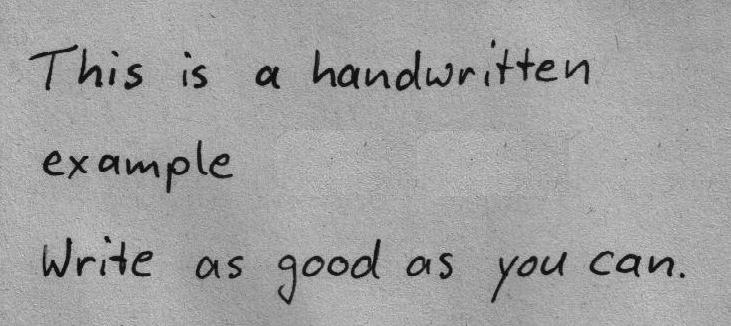
#> input picture Sample-handwritten-text-input-for-OCR.png, 731 x 326 px
$ python -i img2txt.py   (imports and definitions only)
#> lines starting #> are read from the running program, lines starting #| are printed output that depends on the picture; after the words box and inside, x2 and y2 are one past the last pixel; in counts of white or black regions, pixels touching at a corner belong together
from PIL import Image
import pytesseract
import cv2
import numpy as np

def ocr_core(filename):
    print(filename)
    img = cv2.imread(filename)
#> img is the input picture: shape (326, 731, 3); min 0, max 229, mean 161.1
    img = cv2.resize(img, None, fx=5, fy=5, interpolation=cv2.INTER_CUBIC)
#> img: shape (1630, 3655, 3)

    # Convert to gray
    img = cv2.cvtColor(img, cv2.COLOR_BGR2GRAY)
#> img: shape (1630, 3655)

    # Apply dilation and erosion to remove some noise
    kernel = np.ones((1, 1), np.uint8)
    img = cv2.dilate(img, kernel, iterations=3)
    img = cv2.erode(img, kernel, iterations=3)
    # Apply blur to smooth out the edges
    img = cv2.GaussianBlur(img, (5, 5), 0)
    img = cv2.medianBlur(img, 3)
    img = cv2.bilateralFilter(img,9,75,75)

    # Apply threshold to get image with only b&w (binarization)
    # img = cv2.threshold(img, 0, 255, cv2.THRESH_BINARY + cv2.THRESH_OTSU)[1]
    # img = cv2.threshold(img,100,255,cv2.THRESH_BINARY)[1]
    # img = cv2.threshold(img, 0, 255, cv2.THRESH_BINARY + cv2.THRESH_OTSU)[1]
    img = cv2.adaptiveThreshold(img, 255, cv2.ADAPTIVE_THRESH_MEAN_C, cv2.THRESH_BINARY, 9, 4)
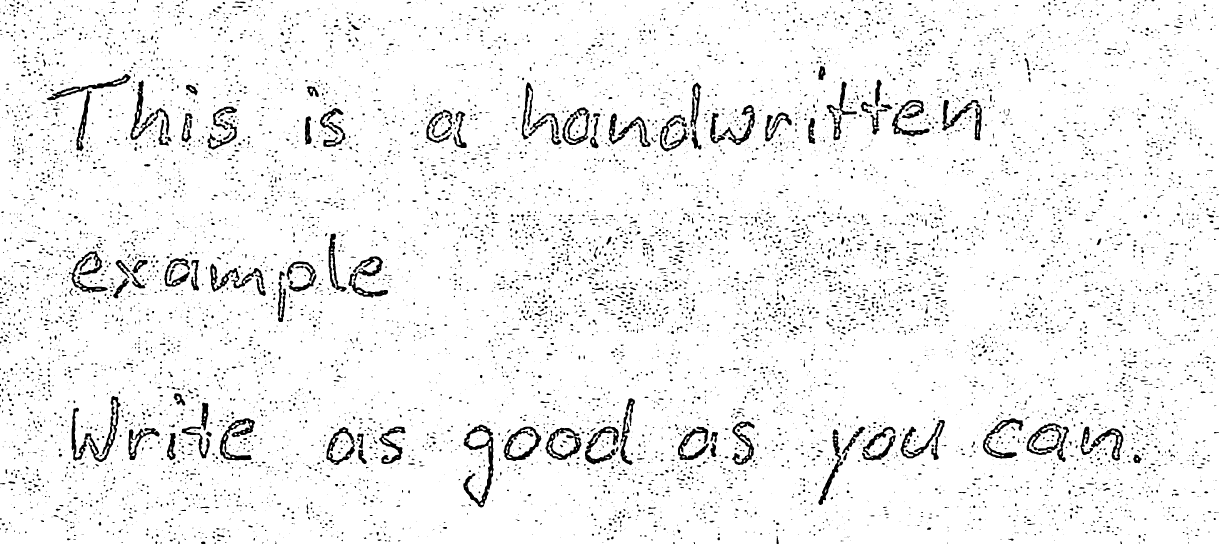
#> img: shape (1630, 3655) (shown at 1/3 size); 94.8% white; 9802 black regions (6649 under 20 px), largest, box (x1, y1, x2, y2) and area: (215, 1188, 362, 1386) 5992, (1390, 1274, 1481, 1523) 5905, (1045, 769, 1164, 893) 4144
    # img = cv2.GaussianBlur(img, (5, 5), 0)

    cv2.imwrite("output.png", img)

#> (the run stopped early here; a loop or call above may not have finished)
